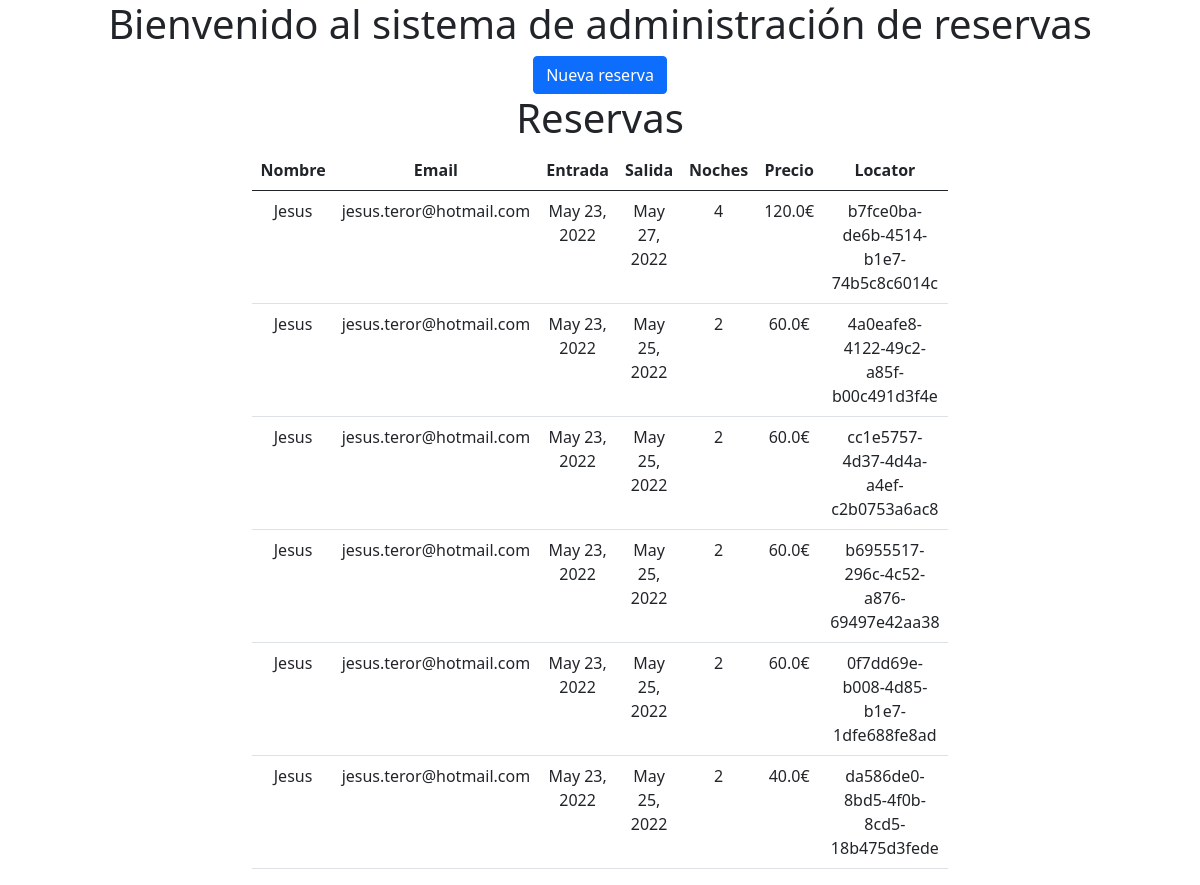
Before: / with the older database file.
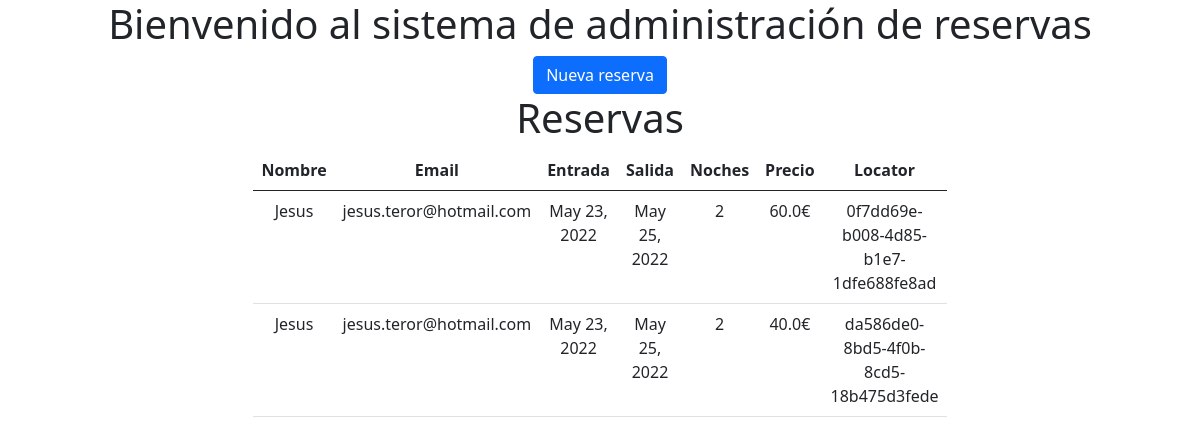
After: the same page with the newer database file.
### booking/models.py (models this page shows, shortened)
class Booking(models.Model):
    check_in = models.DateField(max_length=255,
                                default=django.utils.timezone.now)
    check_out = models.DateField(max_length=255,
                                 default=django.utils.timezone.now)
    room = models.ForeignKey(Room, on_delete=models.SET_NULL, null=True)
    guests = models.IntegerField()
    name = models.CharField(max_length=255)
    email = models.CharField(max_length=255)
    phone = models.CharField(max_length=255)
    total_price = models.FloatField()
    locator = models.UUIDField(default=uuid.uuid4, editable=False)
    @property
    def nights(self):
        return (self.check_out - self.check_in).days

### app/views.py (the view)
# urls.py: 2. Add a URL to urlpatterns:  path('', views.home, name='home')
def home(request):
    bookings = Booking.objects.all()
    return render(request, 'home.html', {'bookings': bookings})

### app/templates/home.html (shortened to what this page needs)
<!DOCTYPE html>
<html>
<head>
    <link href="https://cdn.jsdelivr.net/npm/bootstrap@5.0.2/dist/css/bootstrap.min.css" rel="stylesheet"
>
</head>
<body>
<div class="container-fluid text-center">
    <h1>Bienvenido al sistema de administración de reservas</h1>
    <div>
        <a href="search_room" class="btn btn-primary">Nueva reserva</a>
    </div>
    <div>
        <h1>Reservas</h1>
        {% if bookings %}
        <table class="table ms-auto me-auto w-50">
            <thead>
            <tr>
                <th>Nombre</th>
                <th>Email</th>
                <th>Entrada</th>
                <th>Salida</th>
                <th>Noches</th>
                <th>Precio</th>
                <th>Locator</th>
            </tr>
            </thead>
            <tbody>
            {% for booking in bookings %}
            <tr>
                <td>{{booking.name}}</td>
                <td>{{booking.email}}</td>
                <td>{{booking.check_in}}</td>
                <td>{{booking.check_out}}</td>
                <td>{{booking.nights}}</td>
                <td>{{booking.total_price}}€</td>
                <td>{{booking.locator}}</td>
            </tr>
            {% endfor %}
            </tbody>
        </table>
        {% else %}
        <p>Haz una reserva para ver aquí el listado</p>
        {% endif %}
    </div>
</div>
</body>
</html>

Changed rows visible on the page:
removed Booking: name "Jesus", email "jesus.teror@hotmail.com", check_in "May 23, 2022", check_out "May 27, 2022", nights "4", total_price "120.0", locator "b7fce0ba-de6b-4514-b1e7-74b5c8c6014c"
removed Booking: name "Jesus", email "jesus.teror@hotmail.com", check_in "May 23, 2022", check_out "May 25, 2022", nights "2", total_price "60.0", locator "4a0eafe8-4122-49c2-a85f-b00c491d3f4e"
removed Booking: name "Jesus", email "jesus.teror@hotmail.com", check_in "May 23, 2022", check_out "May 25, 2022", nights "2", total_price "60.0", locator "cc1e5757-4d37-4d4a-a4ef-c2b0753a6ac8"
removed Booking: name "Jesus", email "jesus.teror@hotmail.com", check_in "May 23, 2022", check_out "May 25, 2022", nights "2", total_price "60.0", locator "b6955517-296c-4c52-a876-69497e42aa38"
